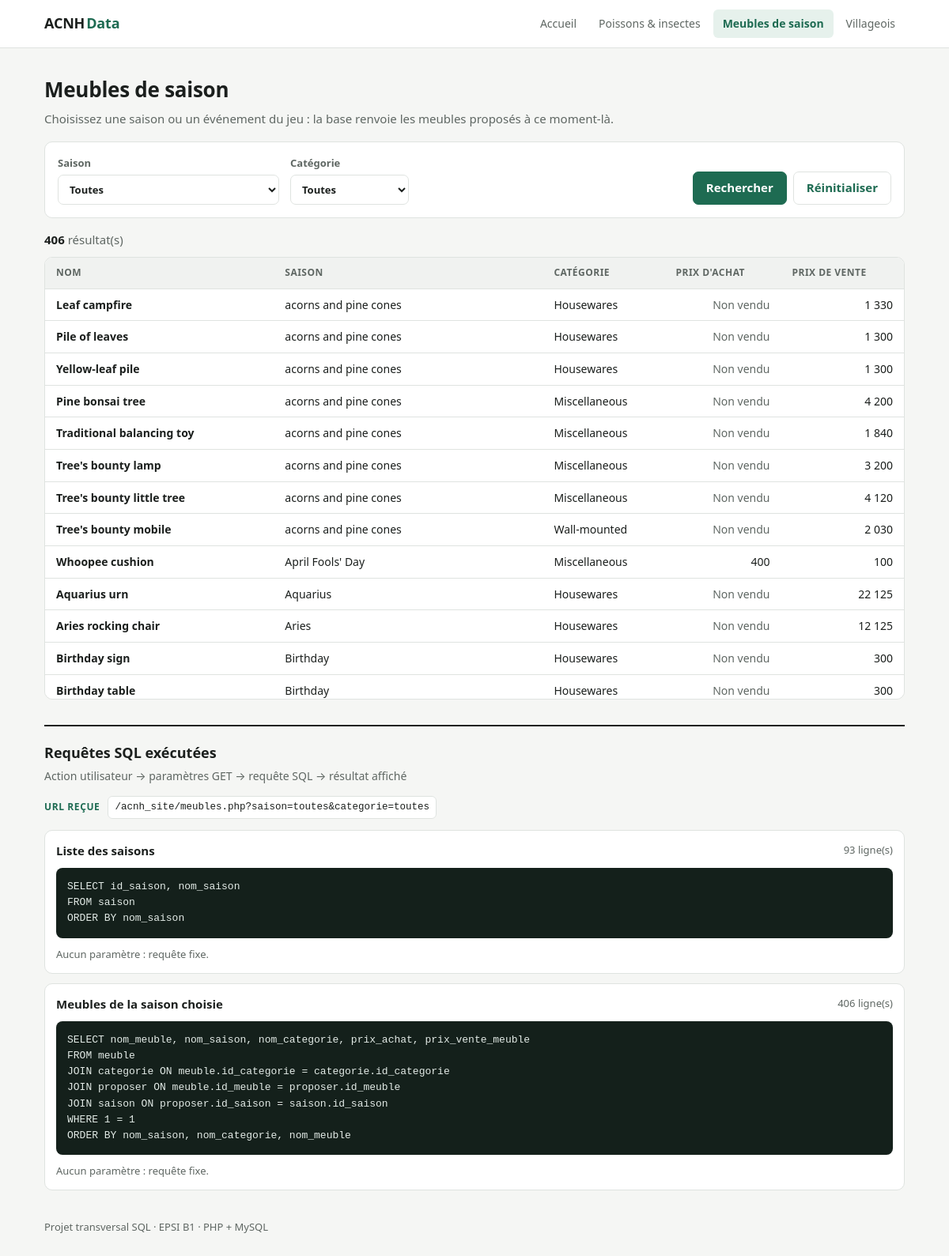
The page /meubles.php?saison=toutes&categorie=toutes on the database its author committed.
### tables this page shows
CREATE TABLE meuble (
  id_meuble            INT          NOT NULL AUTO_INCREMENT,
  id_categorie         INT          NOT NULL,
  nom_meuble           VARCHAR(100) NOT NULL,
  prix_achat           INT          NULL,
  prix_vente_meuble    INT          NOT NULL,
  bricolable           BOOLEAN      NOT NULL,
  personnalisable      BOOLEAN      NOT NULL,
  taille               VARCHAR(10)  NOT NULL,
  exterieur            BOOLEAN      NOT NULL,
  etiquette            VARCHAR(40)  NOT NULL,
  serie                VARCHAR(40)  NULL,
  catalogue            VARCHAR(20)  NOT NULL,
  points_hha           INT          NOT NULL,
  version_ajout_meuble VARCHAR(10)  NOT NULL,
  id_interne           INT          NOT NULL,
  PRIMARY KEY (id_meuble),
  UNIQUE (id_interne),
  FOREIGN KEY (id_categorie) REFERENCES categorie (id_categorie),
  CHECK (catalogue IN ('For sale', 'Not for sale', 'Not in catalog', 'Seasonal'))
);

CREATE TABLE saison (
  id_saison   INT         NOT NULL AUTO_INCREMENT,
  nom_saison  VARCHAR(80) NOT NULL,
  type_saison VARCHAR(30) NOT NULL,
  PRIMARY KEY (id_saison),
  UNIQUE (nom_saison)
);

CREATE TABLE categorie (
  id_categorie  INT         NOT NULL AUTO_INCREMENT,
  nom_categorie VARCHAR(30) NOT NULL,
  PRIMARY KEY (id_categorie),
  UNIQUE (nom_categorie)
);

### meubles.php (the view, shortened to what this page needs)
<?php
require_once 'config.php';
require_once 'includes/fonctions.php';
$sql = "SELECT nom_meuble, nom_saison, nom_categorie, prix_achat, prix_vente_meuble
FROM meuble
JOIN categorie ON meuble.id_categorie = categorie.id_categorie
JOIN proposer ON meuble.id_meuble = proposer.id_meuble
JOIN saison ON proposer.id_saison = saison.id_saison
WHERE 1 = 1";
$valeurs = [];
$sql = $sql . "\nORDER BY nom_saison, nom_categorie, nom_meuble";
$requete = $dbh->prepare($sql);
$requete->execute($valeurs);
$meubles = $requete->fetchAll(PDO::FETCH_ASSOC);
include 'includes/header.php';
?>
<div class="page-head">
    <h1>Meubles de saison</h1>
    <p>Choisissez une saison ou un événement du jeu : la base renvoie les meubles proposés à ce moment-là.</p>
</div>
<form class="filters" method="get">
    <label>Saison
        <select name="saison">
            <option value="toutes">Toutes</option>
        </select>
    </label>
    <label>Catégorie
        <select name="categorie">
            <option value="toutes">Toutes</option>
        </select>
    </label>
    <div class="actions">
        <button type="submit">Rechercher</button>
        <a class="btn-ghost" href="meubles.php?saison=toutes&categorie=toutes">Réinitialiser</a>
    </div>
</form>
<p class="count"><strong><?php echo count($meubles); ?></strong> résultat(s)</p>
<div class="table-wrap">
    <table class="data">
        <thead><tr><th>Nom</th><th>Saison</th><th>Catégorie</th><th class="num">Prix d'achat</th><th class="num">Prix de vente</th></tr></thead>
        <tbody>
        <?php
        foreach ($meubles as $meuble) {
            if ($meuble['prix_achat'] == null) {
                $prix_achat = "<span class='muted'>Non vendu</span>";
            } else {
                $prix_achat = number_format($meuble['prix_achat'], 0, ',', ' ');
            }
            echo "<tr>
                <td class='strong'>" . htmlspecialchars(ucfirst($meuble['nom_meuble'])) . "</td>
                <td>" . htmlspecialchars($meuble['nom_saison']) . "</td>
                <td>" . htmlspecialchars($meuble['nom_categorie']) . "</td>
                <td class='num'>$prix_achat</td>
                <td class='num'>" . number_format($meuble['prix_vente_meuble'], 0, ',', ' ') . "</td>
            </tr>";
        }
        ?>
        </tbody>
    </table>
</div>
<section class="sql-panel" id="sql">
    <div class="sql-head">
        <h2>Requêtes SQL exécutées</h2>
        <p>Action utilisateur → paramètres GET → requête SQL → résultat affiché</p>
    </div>
    <div class="sql-url">
        <span>URL reçue</span>
        <code><?php echo htmlspecialchars($_SERVER['REQUEST_URI']);  ?></code>
    </div>
</section>
<?php include 'includes/footer.php'; ?>

### assets/style.css (style rules this page uses)
:root { --bg: #f5f6f4; --surface: #ffffff; --ink: #1b1f1d; --muted: #5f6763; --line: #dfe3e0; --accent: #1e6b52; --accent-soft: #e6f1ec; --code-bg: #14201b; --code-ink: #e3ebe7; --kw: #7fd1ae; --param: #f2c46b; --radius: 10px; }
* { box-sizing: border-box; }
body { margin: 0; background: var(--bg); color: var(--ink); font: 15px/1.55 system-ui, -apple-system, "Segoe UI", Roboto, sans-serif; }
.page-head { padding: 32px 0 16px; }
.page-head h1 { margin: 0 0 6px; font-size: 26px; letter-spacing: -.01em; }
.page-head p { margin: 0; color: var(--muted); max-width: 720px; }
.filters { display: flex; flex-wrap: wrap; gap: 14px; align-items: flex-end; background: var(--surface); border: 1px solid var(--line); border-radius: var(--radius); padding: 16px; margin-bottom: 16px; }
.filters label { display: flex; flex-direction: column; gap: 5px; font-size: 13px; font-weight: 600; color: var(--muted); }
.filters select, .filters input { font: inherit; color: var(--ink); min-width: 150px; padding: 8px 10px; border: 1px solid var(--line); border-radius: 7px; background: #fff; }
.actions { display: flex; gap: 8px; margin-left: auto; }
button, .btn-ghost { font: inherit; font-weight: 600; padding: 8px 16px; border-radius: 7px; cursor: pointer; text-decoration: none; display: inline-block; }
button { background: var(--accent); color: #fff; border: 1px solid var(--accent); }
.btn-ghost { background: transparent; color: var(--accent); border: 1px solid var(--line); }
.count { color: var(--muted); margin: 0 0 10px; }
.count strong { color: var(--ink); }
.table-wrap { background: var(--surface); border: 1px solid var(--line); border-radius: var(--radius); overflow-x: auto; max-height: 560px; overflow-y: auto; }
table.data { width: 100%; border-collapse: collapse; font-size: 14px; }
table.data th { position: sticky; top: 0; background: #f0f2f0; text-align: left; font-size: 12px; text-transform: uppercase; letter-spacing: .04em; color: var(--muted); padding: 10px 14px; border-bottom: 1px solid var(--line); }
table.data td { padding: 9px 14px; border-bottom: 1px solid var(--line); white-space: nowrap; }
.num { text-align: right; font-variant-numeric: tabular-nums; }
.strong { font-weight: 600; }
.muted { color: var(--muted); }
.sql-panel { margin: 32px 0 8px; border-top: 2px solid var(--ink); padding-top: 20px; }
.sql-head h2 { margin: 0; font-size: 18px; }
.sql-head p { margin: 4px 0 14px; color: var(--muted); font-size: 14px; }
.sql-url { display: flex; gap: 10px; align-items: center; flex-wrap: wrap; margin-bottom: 14px; font-size: 13px; }
.sql-url span { font-weight: 700; text-transform: uppercase; letter-spacing: .05em; color: var(--accent); font-size: 12px; }
.sql-url code { background: var(--surface); border: 1px solid var(--line); padding: 4px 8px; border-radius: 6px; word-break: break-all; }
code { font-family: ui-monospace, Consolas, monospace; font-size: 12.5px; }

### rows shown on the page
meuble: nom_meuble "Leaf campfire", saison.nom_saison "acorns and pine cones", id_categorie.nom_categorie "Housewares", shows "Non vendu", prix_vente_meuble "1 330"
meuble: nom_meuble "Pile of leaves", saison.nom_saison "acorns and pine cones", id_categorie.nom_categorie "Housewares", shows "Non vendu", prix_vente_meuble "1 300"
meuble: nom_meuble "Yellow-leaf pile", saison.nom_saison "acorns and pine cones", id_categorie.nom_categorie "Housewares", shows "Non vendu", prix_vente_meuble "1 300"
meuble: nom_meuble "Pine bonsai tree", saison.nom_saison "acorns and pine cones", id_categorie.nom_categorie "Miscellaneous", shows "Non vendu", prix_vente_meuble "4 200"
meuble: nom_meuble "Traditional balancing toy", saison.nom_saison "acorns and pine cones", id_categorie.nom_categorie "Miscellaneous", shows "Non vendu", prix_vente_meuble "1 840"
meuble: nom_meuble "Tree's bounty lamp", saison.nom_saison "acorns and pine cones", id_categorie.nom_categorie "Miscellaneous", shows "Non vendu", prix_vente_meuble "3 200"
meuble: nom_meuble "Tree's bounty little tree", saison.nom_saison "acorns and pine cones", id_categorie.nom_categorie "Miscellaneous", shows "Non vendu", prix_vente_meuble "4 120"
meuble: nom_meuble "Tree's bounty mobile", saison.nom_saison "acorns and pine cones", id_categorie.nom_categorie "Wall-mounted", shows "Non vendu", prix_vente_meuble "2 030"
meuble: nom_meuble "Whoopee cushion", saison.nom_saison "April Fools' Day", id_categorie.nom_categorie "Miscellaneous", prix_achat "400", prix_vente_meuble "100"
meuble: nom_meuble "Aquarius urn", saison.nom_saison "Aquarius", id_categorie.nom_categorie "Housewares", shows "Non vendu", prix_vente_meuble "22 125"
meuble: nom_meuble "Aries rocking chair", saison.nom_saison "Aries", id_categorie.nom_categorie "Housewares", shows "Non vendu", prix_vente_meuble "12 125"
meuble: nom_meuble "Birthday sign", saison.nom_saison "Birthday", id_categorie.nom_categorie "Housewares", shows "Non vendu", prix_vente_meuble "300"
meuble: nom_meuble "Birthday table", saison.nom_saison "Birthday", id_categorie.nom_categorie "Housewares", shows "Non vendu", prix_vente_meuble "300"

### other values the page prints
count($meubles) "406"
$_SERVER['REQUEST_URI'] "/acnh_site/meubles.php?saison=toutes&categorie=toutes"
$titre "Liste des saisons Meubles de la saison choisie"
$nb_lignes "93 406"
